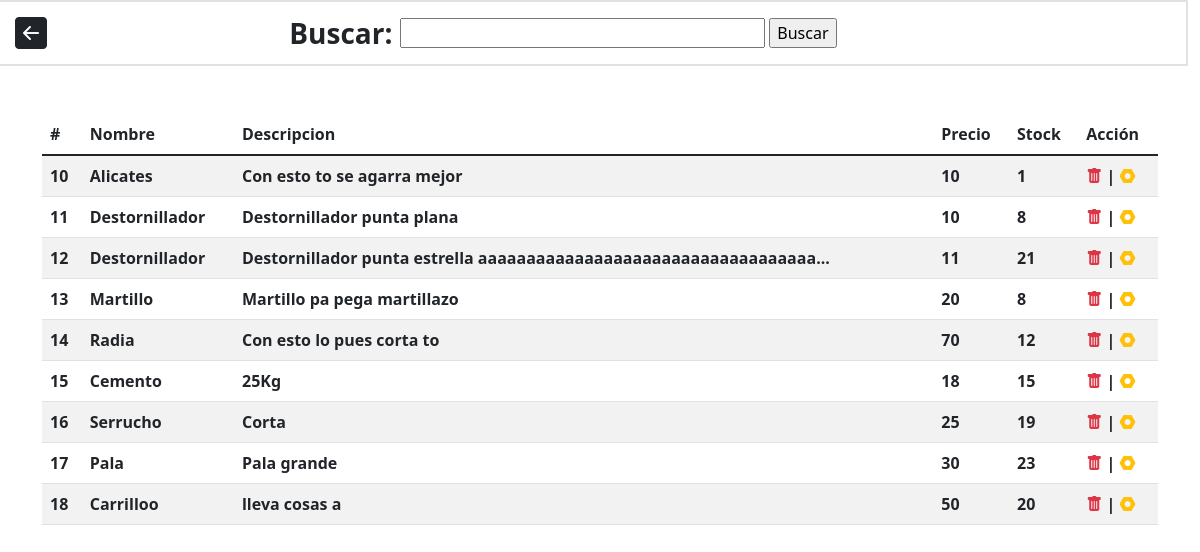
The page /proyecto/funciones/items/buscar/buscador.php (signed in) on the database its author committed.
### tables this page shows
CREATE TABLE `item` (
  `id_item` int(4) NOT NULL,
  `nombre` varchar(50) NOT NULL,
  `descripcion` varchar(500) NOT NULL,
  `precio` double NOT NULL,
  `stock` int(4) NOT NULL
);

### proyecto/clases/item.php (called while the page is built, shortened)
<?php
require_once("conexion.php");
class Item{
    public function getId(){
        return $this->id;
    }
    public static function buscarItem(string $item):array{
        if ($item!=null) {
            $conexion = Conexion::crearConexion();
            $query = "SELECT * FROM `item` WHERE nombre LIKE ?";
            $resultado = $conexion->hacerConsulta($query, $item);
            $items = [];
            foreach ($resultado as $item) {
                $nuevo = new Item($item->id_item, $item->nombre, $item->descripcion, $item->precio, $item->stock);
                array_push($items, $nuevo);
            }
            return $items;
        }
        return [];
    }
}

### proyecto/clases/conexion.php (called while the page is built, shortened)
<?php
class Conexion{
    private static $instancia = null;
    public ?PDO $conexion = null;
    private function __construct(){
        $this->conexion = new PDO("mysql:host=localhost;dbname=proyecto", "root", "");
    }
    public static function crearConexion():Conexion|Exception{
        if (self::$instancia==null) {
            try {
                self::$instancia = new Conexion();
            } catch (PDOException $e) {
                return $e;
            }
        }
        return self::$instancia;
    }
    public function hacerConsulta($query, ...$parametros):array{
        $prep = $this->conexion->prepare($query);
        for ($i=1; $i < count($parametros)+1; $i++) {
            $prep->bindValue($i, $parametros[$i-1]);
        }
        $prep->execute();
        $res=[];
        for ($i=0; $i < $prep->rowCount(); $i++) {
            $res[$i]=$prep->fetchObject();
        }
        return $res;
    }
}

### proyecto/funciones/items/buscar/buscador.php (the view, shortened to what this page needs)
<?php
require_once("../../../clases/item.php");
?>
<!DOCTYPE html>
<html lang="en">
<head>
    <link href="https://cdn.jsdelivr.net/npm/bootstrap@5.1.3/dist/css/bootstrap.min.css" rel="stylesheet">
    <link rel="stylesheet" href="https://cdn.jsdelivr.net/npm/bootstrap-icons@1.7.1/font/bootstrap-icons.css">
</head>
<body>
    <nav class="row border border-2 w-100">
        <form class="col-1" action="../../atras/atras.php">
            <button class="btn"><i class="bi bi-arrow-left-square-fill fs-2"></i></button>
        </form>
        <div class="col-10 d-flex justify-content-center align-items-center">
            <span class="fs-3 fw-bold me-2">Buscar: </span>
            <form method="GET" class="w-50">
                <input class="w-75" id="input" name="busqueda" type="text" value=<?= $_GET['busqueda']??"" ?>>
                <input id="buscar" type="submit" value="Buscar">
            </form>
        </div>
    </nav>
    <div class="d-flex flex-column align-items-center mt-5">
    <div class="container">
        <table class="table table-striped">
            <thead>
                <tr>
                    <th scope="col">#</th>
                    <th scope="col">Nombre</th>
                    <th scope="col">Descripcion</th>
                    <th scope="col">Precio</th>
                    <th scope="col">Stock</th>
                    <th scope="col">Acción</th>
                </tr>
            </thead>
            <tbody>
        <?php
            if (isset($_GET["busqueda"])) {
                $resultado = Item::buscarItem("%".$_GET["busqueda"]."%");
                listar($resultado);
            }
            else{
                $resultado = Item::buscarItem("%");
                listar($resultado);
            }
            function listar($datos){
                foreach($datos as $item){?>
                    <tr>
                        <th scope="col"><?= $item->getId() ?></th>
                        <th scope="col"><?= $item->nombre ?></th>
                        <th scope="col">
                            <?php echo strlen($item->descripcion)>65 ? substr($item->descripcion,0,65)."..." :  $item->descripcion; ?>
                        </th>
                        <th scope="col"><?= $item->precio ?></th>
                        <th scope="col"><?= $item->stock ?></th>
                        <th scope="col">
                            <a href="../borrar/borrar.php?busqueda=<?= $_GET['busqueda'] ?? '' ?>&&id_borrar=<?= $item->getId() ?>">
                                <i class="bi bi-trash-fill text-danger"></i></a> |
                            <a id="editar" class="text-dark" href="../editar/editar.php?busqueda=<?php
                                echo $_GET['busqueda'] ?? '';
                                echo "&&item=".$item->getId();
                            ?>">
                                <i class="bi bi-nut-fill text-warning"></i></a>
                        </th>
                    </tr>
                    <?php
                }
            }
        ?>
            </tbody>
        </table>
    </div>
    </div>
</body>
</html>

### rows shown on the page
item: Id "10", nombre "Alicates", descripcion "Con esto to se agarra mejor", precio "10", stock "1"
item: id_item "11", nombre "Destornillador", descripcion "Destornillador punta plana", precio "10", stock "8"
item: id_item "12", nombre "Destornillador", descripcion "Destornillador punta estrella aaaaaaaaaaaaaaaaaaaaaaaaaaaaaaaaaaa", precio "11", stock "21"
item: id_item "13", nombre "Martillo", descripcion "Martillo pa pega martillazo", precio "20", stock "8"
item: id_item "14", nombre "Radia", descripcion "Con esto lo pues corta to", precio "70", stock "12"
item: id_item "15", nombre "Cemento", descripcion "25Kg", precio "18", stock "15"
item: id_item "16", nombre "Serrucho", descripcion "Corta", precio "25", stock "19"
item: id_item "17", nombre "Pala", descripcion "Pala grande", precio "30", stock "23"
item: id_item "18", nombre "Carrilloo", descripcion "lleva cosas a", precio "50", stock "20"
